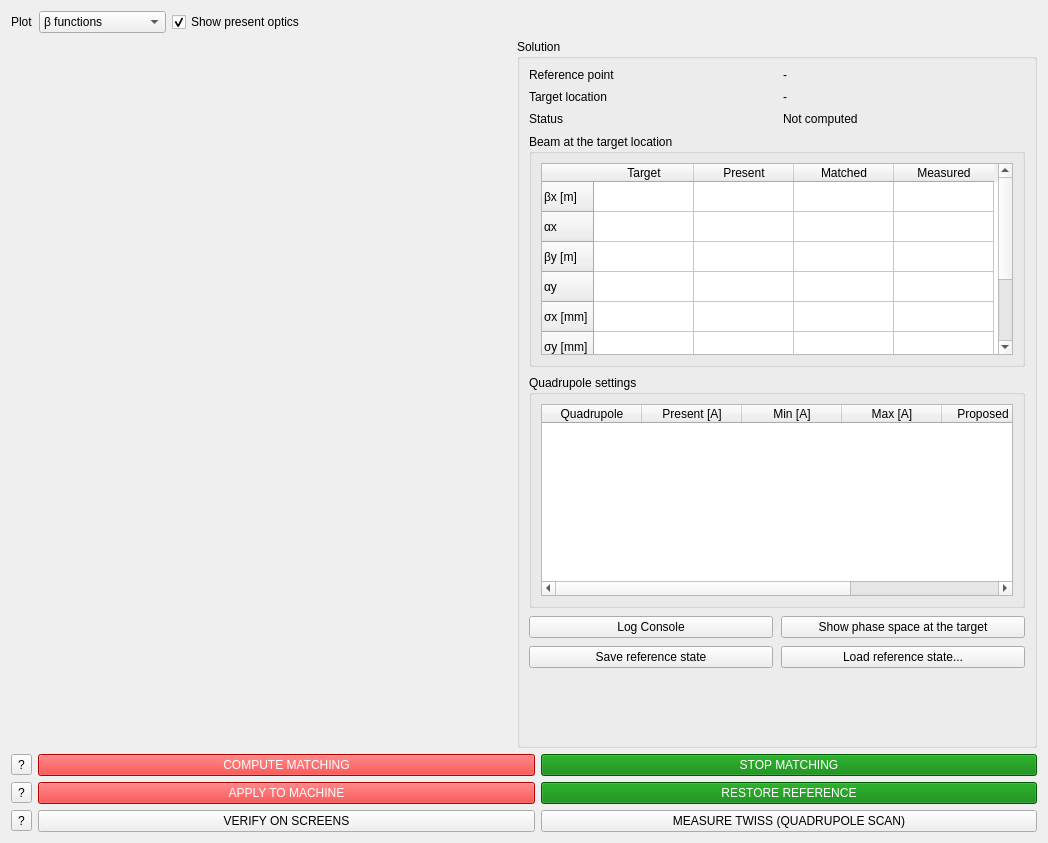
      <widget class="QWidget" name="matchingTab">
       <attribute name="title">
        <string>Matching</string>
       </attribute>
       <layout class="QVBoxLayout" name="matchingVBox">
        <item>
         <layout class="QHBoxLayout" name="plotSelectorsHBox">
          <item>
           <widget class="QLabel" name="label_plot_quantity">
            <property name="text">
             <string>Plot</string>
            </property>
           </widget>
          </item>
          <item>
           <widget class="QComboBox" name="plot_quantity_combo">
            <item>
             <property name="text">
              <string>β functions</string>
             </property>
            </item>
            <item>
             <property name="text">
              <string>Beam envelope σ</string>
             </property>
            </item>
            <item>
             <property name="text">
              <string>α functions</string>
             </property>
            </item>
           </widget>
          </item>
          <item>
           <widget class="QCheckBox" name="show_present_optics">
            <property name="text">
             <string>Show present optics</string>
            </property>
            <property name="checked">
             <bool>true</bool>
            </property>
           </widget>
          </item>
          <item>
           <spacer name="plotSelectorsSpacer">
            <property name="orientation">
             <enum>Qt::Horizontal</enum>
            </property>
            <property name="sizeHint" stdset="0">
             <size>
              <width>40</width>
              <height>20</height>
             </size>
            </property>
           </spacer>
          </item>
         </layout>
        </item>
        <item>
         <layout class="QHBoxLayout" name="plotAndSolutionHBox">
          <item>
           <widget class="QWidget" name="plotPlaceholder" native="true">
            <property name="sizePolicy">
             <sizepolicy hsizetype="Expanding" vsizetype="Expanding">
              <horstretch>0</horstretch>
              <verstretch>0</verstretch>
             </sizepolicy>
            </property>
            <property name="minimumSize">
             <size>
              <width>500</width>
              <height>500</height>
             </size>
            </property>
           </widget>
          </item>
          <item>
           <widget class="QGroupBox" name="solution_group">
            <property name="sizePolicy">
             <sizepolicy hsizetype="Maximum" vsizetype="Preferred">
              <horstretch>0</horstretch>
              <verstretch>0</verstretch>
             </sizepolicy>
            </property>
            <property name="minimumSize">
             <size>
              <width>520</width>
              <height>0</height>
             </size>
            </property>
            <property name="title">
             <string>Solution</string>
            </property>
            <layout class="QVBoxLayout" name="solutionVBox">
             <property name="spacing">
              <number>8</number>
             </property>
             <item>
              <layout class="QGridLayout" name="solutionInfoGrid">
               <property name="horizontalSpacing">
                <number>12</number>
               </property>
               <item row="0" column="0">
                <widget class="QLabel" name="label_result_reference_point">
                 <property name="text">
                  <string>Reference point</string>
                 </property>
                </widget>
               </item>
               <item row="0" column="1">
                <widget class="QLabel" name="result_reference_point">
                 <property name="text">
                  <string>-</string>
                 </property>
                </widget>
               </item>
               <item row="1" column="0">
                <widget class="QLabel" name="label_result_target_location">
                 <property name="text">
                  <string>Target location</string>
                 </property>
                </widget>
               </item>
               <item row="1" column="1">
                <widget class="QLabel" name="result_target_location">
                 <property name="text">
                  <string>-</string>
                 </property>
                </widget>
               </item>
               <item row="2" column="0">
                <widget class="QLabel" name="label_result_status">
                 <property name="text">
                  <string>Status</string>
                 </property>
                </widget>
               </item>
               <item row="2" column="1">
                <widget class="QLabel" name="result_status">
                 <property name="text">
                  <string>Not computed</string>
                 </property>
                </widget>
               </item>
              </layout>
             </item>
             <item>
              <widget class="QGroupBox" name="twiss_results_group">
               <property name="title">
                <string>Beam at the target location</string>
               </property>
               <layout class="QVBoxLayout" name="twissResultsVBox">
                <item>
                 <widget class="QTableWidget" name="twiss_table">
                  <property name="editTriggers">
                   <set>QAbstractItemView::NoEditTriggers</set>
                  </property>
                  <row>
                   <property name="text">
                    <string>βx [m]</string>
                   </property>
                  </row>
                  <row>
                   <property name="text">
                    <string>αx</string>
                   </property>
                  </row>
                  <row>
                   <property name="text">
                    <string>βy [m]</string>
                   </property>
                  </row>
                  <row>
                   <property name="text">
                    <string>αy</string>
                   </property>
                  </row>
                  <row>
                   <property name="text">
                    <string>σx [mm]</string>
                   </property>
                  </row>
                  <row>
                   <property name="text">
                    <string>σy [mm]</string>
                   </property>
                  </row>
                  <row>
                   <property name="text">
                    <string>Bmag x</string>
                   </property>
                  </row>
                  <row>
                   <property name="text">
                    <string>Bmag y</string>
                   </property>
                  </row>
                  <column>
                   <property name="text">
                    <string>Target</string>
                   </property>
                  </column>
                  <column>
                   <property name="text">
                    <string>Present</string>
                   </property>
                  </column>
                  <column>
                   <property name="text">
                    <string>Matched</string>
                   </property>
                  </column>
                  <column>
                   <property name="text">
                    <string>Measured</string>
                   </property>
                  </column>
                 </widget>
                </item>
               </layout>
              </widget>
             </item>
             <item>
              <widget class="QGroupBox" name="quads_results_group">
               <property name="title">
                <string>Quadrupole settings</string>
               </property>
               <layout class="QVBoxLayout" name="quadsResultsVBox">
                <item>
                 <widget class="QTableWidget" name="quads_table">
                  <property name="toolTip">
                   <string>Min and max are the current limits used by the solver; double-click to edit them.</string>
                  </property>
                  <attribute name="verticalHeaderVisible">
                   <bool>false</bool>
                  </attribute>
                  <column>
                   <property name="text">
                    <string>Quadrupole</string>
                   </property>
                  </column>
                  <column>
                   <property name="text">
                    <string>Present [A]</string>
                   </property>
                  </column>
                  <column>
                   <property name="text">
                    <string>Min [A]</string>
                   </property>
                  </column>
                  <column>
                   <property name="text">
                    <string>Max [A]</string>
                   </property>
                  </column>
                  <column>
                   <property name="text">
                    <string>Proposed [A]</string>
                   </property>
                  </column>
                  <column>
                   <property name="text">
                    <string>Δ [A]</string>
                   </property>
                  </column>
                 </widget>
                </item>
               </layout>
              </widget>
             </item>
             <item>
              <layout class="QGridLayout" name="solutionButtonsGrid">
               <item row="0" column="0">
                <widget class="QPushButton" name="log_console_button">
                 <property name="text">
                  <string>Log Console</string>
                 </property>
                </widget>
               </item>
               <item row="0" column="1">
                <widget class="QPushButton" name="phase_space_button">
                 <property name="text">
                  <string>Show phase space at the target</string>
                 </property>
                </widget>
               </item>
               <item row="1" column="0">
                <widget class="QPushButton" name="save_reference_button">
                 <property name="text">
                  <string>Save reference state</string>
                 </property>
                </widget>
               </item>
               <item row="1" column="1">
                <widget class="QPushButton" name="load_reference_button">
                 <property name="text">
                  <string>Load reference state...</string>
                 </property>
                </widget>
               </item>
              </layout>
             </item>
             <item>
              <widget class="QLabel" name="logo_label">
               <property name="minimumSize">
                <size>
                 <width>120</width>
                 <height>60</height>
                </size>
               </property>
               <property name="text">
                <string/>
               </property>
               <property name="alignment">
                <set>Qt::AlignCenter</set>
               </property>
              </widget>
             </item>
            </layout>
           </widget>
          </item>
         </layout>
        </item>
        <item>
         <layout class="QHBoxLayout" name="computeHBox">
          <item>
           <widget class="QToolButton" name="compute_tooltip">
            <property name="toolTip">
             <string>Runs the selected matching engine. The proposed currents are only computed and displayed, nothing is sent to the machine.</string>
            </property>
            <property name="text">
             <string>?</string>
            </property>
           </widget>
          </item>
          <item>
           <widget class="QPushButton" name="compute_button">
            <property name="styleSheet">
             <string notr="true">background-color: red; color: white;</string>
            </property>
            <property name="text">
             <string>COMPUTE MATCHING</string>
            </property>
           </widget>
          </item>
          <item>
           <widget class="QPushButton" name="stop_button">
            <property name="styleSheet">
             <string notr="true">background-color: green; color: white;</string>
            </property>
            <property name="text">
             <string>STOP MATCHING</string>
            </property>
           </widget>
          </item>
         </layout>
        </item>
        <item>
         <layout class="QHBoxLayout" name="applyHBox">
          <item>
           <widget class="QToolButton" name="apply_buttons_tooltip">
            <property name="toolTip">
             <string>APPLY TO MACHINE saves the reference state and ramps the matching quadrupoles to the proposed currents. RESTORE REFERENCE sets the saved currents back.</string>
            </property>
            <property name="text">
             <string>?</string>
            </property>
           </widget>
          </item>
          <item>
           <widget class="QPushButton" name="apply_button">
            <property name="styleSheet">
             <string notr="true">background-color: red; color: white;</string>
            </property>
            <property name="text">
             <string>APPLY TO MACHINE</string>
            </property>
           </widget>
          </item>
          <item>
           <widget class="QPushButton" name="restore_reference_button">
            <property name="styleSheet">
             <string notr="true">background-color: green; color: white;</string>
            </property>
            <property name="text">
             <string>RESTORE REFERENCE</string>
            </property>
           </widget>
          </item>
         </layout>
        </item>
        <item>
         <layout class="QHBoxLayout" name="verifyHBox">
          <item>
           <widget class="QToolButton" name="verify_tooltip">
            <property name="toolTip">
             <string>&lt;html&gt;&lt;head/&gt;&lt;body&gt;&lt;p&gt;&lt;b&gt;VERIFY ON SCREENS&lt;/b&gt;: measures the beam sizes on the screens between the reference point and the target and compares them with the prediction (Verification tab).&lt;/p&gt;&lt;p&gt;&lt;b&gt;MEASURE TWISS&lt;/b&gt;: runs a quadrupole scan with the Emittance Measurement engine to measure the Twiss parameters at the target location.&lt;/p&gt;&lt;/body&gt;&lt;/html&gt;</string>
            </property>
            <property name="text">
             <string>?</string>
            </property>
           </widget>
          </item>
          <item>
           <widget class="QPushButton" name="verify_button">
            <property name="text">
             <string>VERIFY ON SCREENS</string>
            </property>
           </widget>
          </item>
          <item>
           <widget class="QPushButton" name="measure_twiss_button">
            <property name="text">
             <string>MEASURE TWISS (QUADRUPOLE SCAN)</string>
            </property>
           </widget>
          </item>
         </layout>
        </item>
       </layout>
      </widget>
